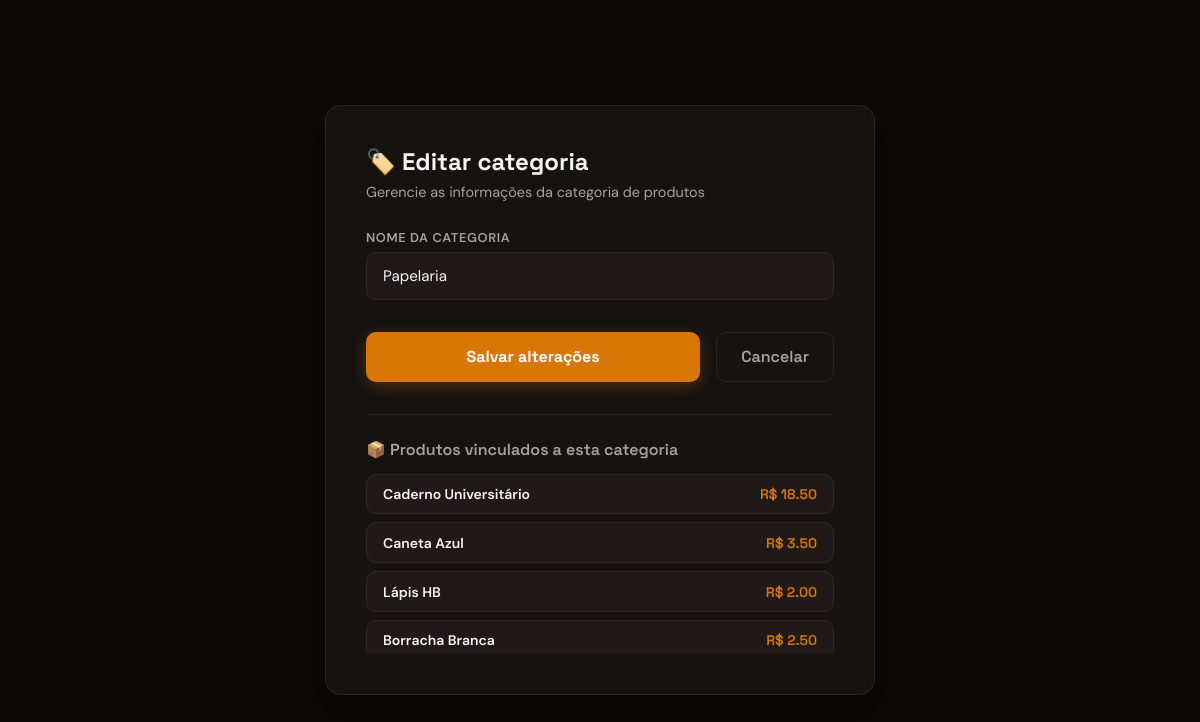
Screenshot of /categorias/3/editar (signed in) with the database file from the repository.
### app/models/categoria.py (models this page shows)
class Categoria(Base):
    __tablename__ = "categorias"
    id = Column(Integer, primary_key=True, autoincrement=True, index=True)
    nome = Column(String, unique=True, nullable=False)
    ativo = Column(Boolean, default=True)
    produtos = relationship("Produto", back_populates="categoria", lazy="select")

### app/models/produto.py (models this page shows, shortened)
class Produto(Base):
    __tablename__ = "produtos"
    id            = Column(Integer, primary_key=True, index=True)
    nome          = Column(String(150), nullable=False, index=True)
    preco         = Column(Float, nullable=False, default=0.0)
    estoque_atual = Column(Integer, nullable=False, default=0)
    variacao      = Column(String(80), nullable=True, index=True)
    ativo         = Column(Boolean, default=True)
    imagem_path = Column(String(255), nullable=True)
    categoria_id = Column(
        Integer,
        ForeignKey("categorias.id", ondelete="SET NULL"),
        nullable=True
    )
    categoria = relationship(
        "Categoria",
        back_populates="produtos"
    )

### app/controllers/categoria_controller.py (the view)
@router.get("/{categoria_id}/editar")
def form_editar_categoria(
    categoria_id: int,
    request: Request,
    db: Session = Depends(get_db),
    admin = Depends(get_admin)
):
    editando = db.query(Categoria).filter(
        Categoria.id == categoria_id
    ).first()
    if not editando:
        return RedirectResponse(url="/categorias", status_code=302)
    return templates.TemplateResponse(
        request,
        "categorias/form.html",
        {
            "request":  request,
            "usuario":  admin,
            "editando": editando,
        }
    )

### app/templates/categorias/form.html (shortened to what this page needs)
<!DOCTYPE html>
<html lang="pt-br">
<head>
    <link rel="stylesheet" href="/static/css/categorias/form.css">
</head>
<body>
    <div class="form-container">
        <header class="form-header">
            <h1>🏷️ {{ "Editar categoria" if editando else "Nova categoria" }}</h1>
            <p>Gerencie as informações da categoria de produtos</p>
        </header>
        <form action="{{ '/categorias/' + editando.id|string + '/editar' if editando else '/categorias/nova' }}"
            method="post" class="categoria-form">
            <div class="input-group">
                <label for="input-nome">Nome da Categoria</label>
                <input type="text" name="nome" id="input-nome" class="form-control"
                    value="{{ editando.nome if editando else (valores.nome if valores else '') }}" required autofocus placeholder="Ex: Bebidas, Eletrónicos...">
            </div>
            <div class="form-actions">
                <button type="submit" class="btn-submit">
                    {{ "Salvar alterações" if editando else "Criar categoria" }}
                </button>
                <a href="/categorias" class="btn-cancel">Cancelar</a>
            </div>
        </form>
        {% if editando and editando.produtos %}
        <div class="produtos-vinculados-card">
            <h3>📦 Produtos vinculados a esta categoria</h3>
            <ul class="produtos-lista">
                {% for p in editando.produtos if p.ativo %}
                <li>
                    <a href="/produtos/{{ p.id }}">{{ p.nome }}</a>
                    <span class="preco">R$ {{ "%.2f"|format(p.preco) }}</span>
                </li>
                {% endfor %}
            </ul>
        </div>
        {% endif %}
    </div>
</body>
</html>

### app/static/css/categorias/form.css (style rules this page uses)
:root { --bg-color: #0c0a09; --card-bg: rgba(24, 20, 18, 0.85); --surface-2: rgba(33, 27, 26, 0.95); --border-color: rgba(68, 54, 51, 0.5); --primary-color: #d97706; --primary-hover: #b45309; --text-main: #f5f5f4; --text-muted: #a8a29e; --red: #ef4444; --font-head: 'Space Grotesk', system-ui, sans-serif; --font-body: 'DM Sans', system-ui, sans-serif; --radius: 16px; --radius-sm: 10px; }
* { box-sizing: border-box; margin: 0; padding: 0; }
body { background-color: var(--bg-color); color: var(--text-main); font-family: var(--font-body); font-size: 14px; min-height: 100vh; display: flex; align-items: center; justify-content: center; padding: 2rem; }
.form-container { background: var(--card-bg); border: 1px solid var(--border-color); border-radius: var(--radius); padding: 2.5rem; width: 100%; max-width: 550px; box-shadow: 0 15px 35px rgba(0, 0, 0, 0.5); backdrop-filter: blur(10px); }
.form-header { margin-bottom: 1.75rem; }
.form-header h1 { font-family: var(--font-head); font-size: 1.5rem; font-weight: 700; margin-bottom: 0.35rem; }
.form-header p { color: var(--text-muted); font-size: 0.9rem; }
.categoria-form { display: flex; flex-direction: column; gap: 1.25rem; }
.input-group { display: flex; flex-direction: column; gap: 0.4rem; }
.input-group label { font-size: 0.8rem; font-weight: 600; color: var(--text-muted); text-transform: uppercase; letter-spacing: 0.05em; }
.form-control { background: var(--surface-2); border: 1px solid var(--border-color); color: var(--text-main); padding: 0.8rem 1rem; border-radius: var(--radius-sm); font-family: var(--font-body); font-size: 0.95rem; outline: none; transition: border-color 0.2s, box-shadow 0.2s; }
.form-actions { display: flex; gap: 1rem; margin-top: 0.75rem; }
.btn-submit { background-color: var(--primary-color); color: white; border: none; padding: 0.85rem 1.5rem; border-radius: var(--radius-sm); font-family: var(--font-head); font-weight: 700; font-size: 1rem; cursor: pointer; flex: 1; box-shadow: 0 4px 15px rgba(217, 119, 6, 0.3); transition: background 0.2s; }
.btn-cancel { background: transparent; border: 1px solid var(--border-color); color: var(--text-muted); padding: 0.85rem 1.5rem; border-radius: var(--radius-sm); font-family: var(--font-head); font-weight: 600; font-size: 1rem; text-decoration: none; text-align: center; transition: color 0.2s, border-color 0.2s; }
.produtos-vinculados-card { margin-top: 2rem; padding-top: 1.5rem; border-top: 1px solid var(--border-color); }
.produtos-vinculados-card h3 { font-family: var(--font-head); font-size: 1rem; font-weight: 600; margin-bottom: 0.85rem; color: var(--text-muted); }
.produtos-lista { list-style: none; display: flex; flex-direction: column; gap: 0.5rem; max-height: 180px; overflow-y: auto; }
.produtos-lista li { background: var(--surface-2); border: 1px solid var(--border-color); padding: 0.65rem 1rem; border-radius: var(--radius-sm); display: flex; justify-content: space-between; align-items: center; }
.produtos-lista li a { color: var(--text-main); text-decoration: none; font-weight: 600; transition: color 0.2s; }
.produtos-lista .preco { font-family: var(--font-head); font-weight: 600; color: var(--primary-color); }

### rows the page displays
Categoria: nome "Papelaria"
Produto: nome "Caderno Universitário", preco "18.50"
Produto: nome "Caneta Azul", preco "3.50"
Produto: nome "Lápis HB", preco "2.00"
Produto: nome "Borracha Branca", preco "2.50"

### other values shown
{{ "Editar categoria" if editando else "Nova categoria" }} "Editar categoria"
{{ "Salvar alterações" if editando else "Criar categoria" }} "Salvar alterações"
